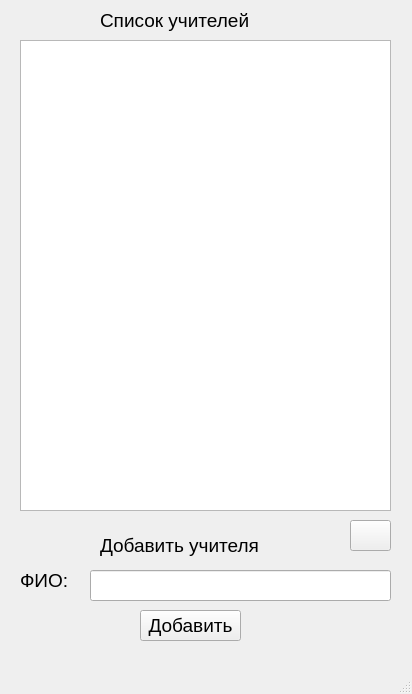
<?xml version="1.0" encoding="UTF-8"?>
<ui version="4.0">
 <class>MainWindow</class>
 <widget class="QMainWindow" name="MainWindow">
  <property name="geometry">
   <rect>
    <x>0</x>
    <y>0</y>
    <width>412</width>
    <height>694</height>
   </rect>
  </property>
  <property name="windowTitle">
   <string>MainWindow</string>
  </property>
  <widget class="QWidget" name="centralwidget">
   <widget class="QListView" name="teacher_view">
    <property name="geometry">
     <rect>
      <x>20</x>
      <y>40</y>
      <width>371</width>
      <height>471</height>
     </rect>
    </property>
    <property name="font">
     <font>
      <pointsize>14</pointsize>
     </font>
    </property>
   </widget>
   <widget class="QLabel" name="label">
    <property name="geometry">
     <rect>
      <x>100</x>
      <y>10</y>
      <width>171</width>
      <height>21</height>
     </rect>
    </property>
    <property name="font">
     <font>
      <pointsize>14</pointsize>
     </font>
    </property>
    <property name="text">
     <string>Список учителей</string>
    </property>
   </widget>
   <widget class="QLabel" name="label_2">
    <property name="geometry">
     <rect>
      <x>100</x>
      <y>530</y>
      <width>171</width>
      <height>31</height>
     </rect>
    </property>
    <property name="font">
     <font>
      <pointsize>14</pointsize>
     </font>
    </property>
    <property name="text">
     <string>Добавить учителя</string>
    </property>
   </widget>
   <widget class="QLabel" name="label_3">
    <property name="geometry">
     <rect>
      <x>20</x>
      <y>570</y>
      <width>51</width>
      <height>21</height>
     </rect>
    </property>
    <property name="font">
     <font>
      <pointsize>14</pointsize>
     </font>
    </property>
    <property name="text">
     <string>ФИО:</string>
    </property>
   </widget>
   <widget class="QLineEdit" name="fio_edit">
    <property name="geometry">
     <rect>
      <x>90</x>
      <y>570</y>
      <width>301</width>
      <height>31</height>
     </rect>
    </property>
    <property name="font">
     <font>
      <pointsize>14</pointsize>
     </font>
    </property>
   </widget>
   <widget class="QPushButton" name="add_btn">
    <property name="geometry">
     <rect>
      <x>140</x>
      <y>610</y>
      <width>101</width>
      <height>31</height>
     </rect>
    </property>
    <property name="font">
     <font>
      <pointsize>14</pointsize>
     </font>
    </property>
    <property name="text">
     <string>Добавить</string>
    </property>
   </widget>
   <widget class="QPushButton" name="delete_btn">
    <property name="geometry">
     <rect>
      <x>350</x>
      <y>520</y>
      <width>41</width>
      <height>31</height>
     </rect>
    </property>
    <property name="text">
     <string/>
    </property>
   </widget>
  </widget>
  <widget class="QMenuBar" name="menubar">
   <property name="geometry">
    <rect>
     <x>0</x>
     <y>0</y>
     <width>412</width>
     <height>21</height>
    </rect>
   </property>
  </widget>
  <widget class="QStatusBar" name="statusbar"/>
 </widget>
 <resources/>
 <connections/>
</ui>
